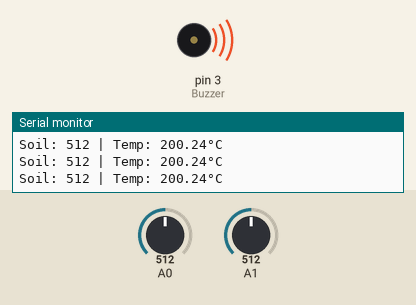
This sketch was run on a simulated Arduino Uno, built with avr-gcc and run on an emulated ATmega328P. Parts: buzzer (waves = sounding), the last lines printed to the serial monitor. The test bench sets the inputs (shaded band); at power-on: A1 = 512, A0 = 512.

Above: at 1.3 s.
1.4 s: A1 set to 177
2.9 s: A1 set to 156
At 3.5 s:
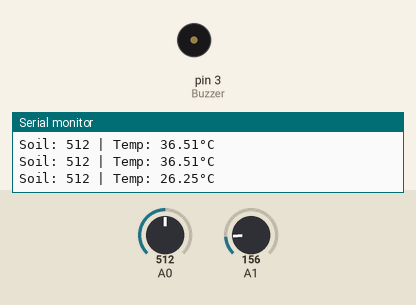
4.5 s: A1 set to 306
At 4.8 s:
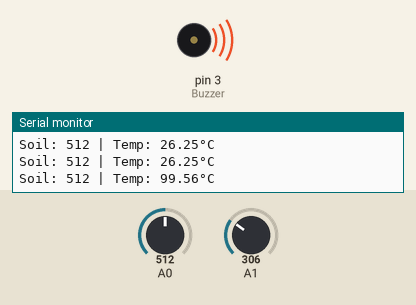
6.0 s: A1 set to 122
At 7.2 s:
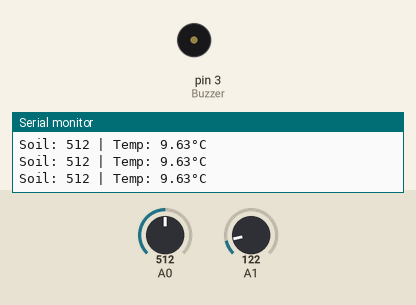
Timing chart, 0 to 8.5 s (numbered marks = the images above; inputs shaded):
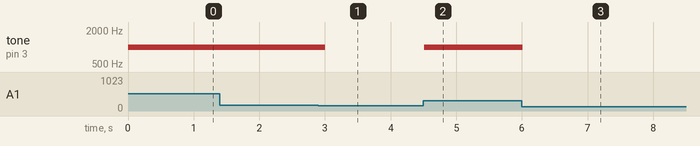

Measured:
- the behaviour switches between 164 and 163 on A1 (found by bisection; images 0 and 1)
- after the input at 2.9 s, tone on pin 3 (Buzzer): 1000 Hz → silent after 0.11 s
- after the input at 4.5 s, tone on pin 3 (Buzzer): silent → 1000 Hz at once
- after the input at 6.0 s, tone on pin 3 (Buzzer): 1000 Hz → silent at once

The sketch:

PROJECT_1.ino
```cpp
void setup() {
  pinMode(3, OUTPUT); // Buzzer
  Serial.begin(9600); // Debugging
}

void loop() {
  // Read soil moisture (0-1023)
  int soil = analogRead(A0);

  // Read TMP36 temperature (°C)
  float voltage = analogRead(A1) * (5.0 / 1023.0);
  float temp = (voltage - 0.5) * 100.0;

  // Print values to Serial Monitor (for calibration)
  Serial.print("Soil: ");
  Serial.print(soil);
  Serial.print(" | Temp: ");
  Serial.print(temp);
  Serial.println("°C");

  // Trigger buzzer if:
  // - Soil too dry (>700) OR
  // - Temperature too high (>30°C)
  if (soil > 700 || temp > 30) {
    tone(3, 1000); // 1kHz tone
  } else {
    noTone(3);     // Turn off buzzer
  }

  delay(500); // Short delay to stabilize readings
}
```
